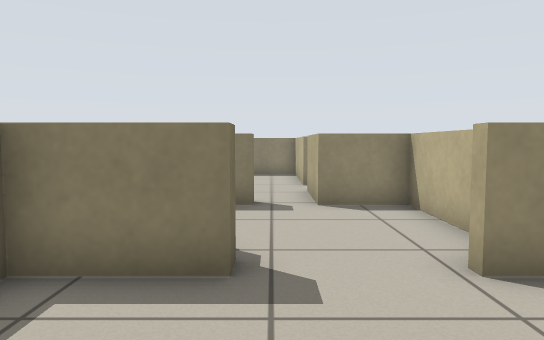
[1] (above)

24 first-person views from a walk through a Stage world. The camera is 0.7 m above the floor, tilts 4° down and sees 70° across. Floor lines are 1 m apart. The floor is counted in squares, 0.5 m on a side. Each view is taken from the middle of a square. On the plan, view 1 faces up. The plan holds only what a view shows up to about 16 squares ahead; the rest is blank. The place goes on beyond the plan. The robots in the file are not drawn.

[2]
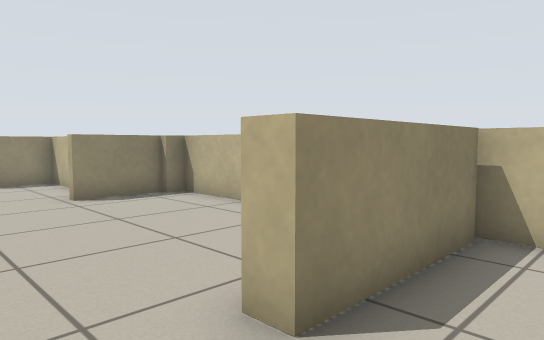

[3]
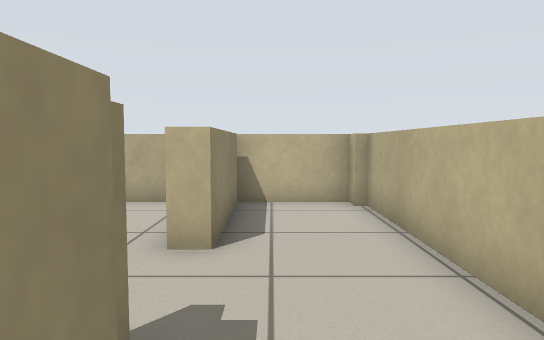

[4]
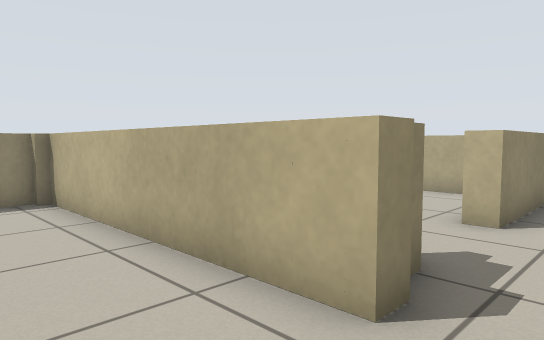

[5]
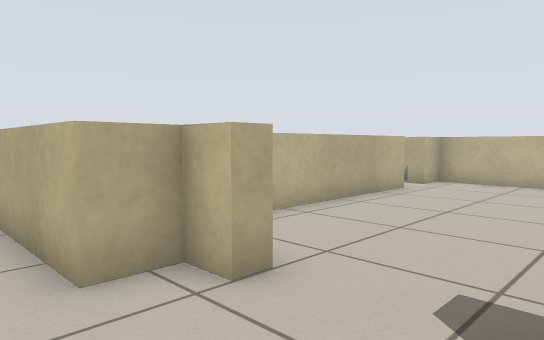

[6]
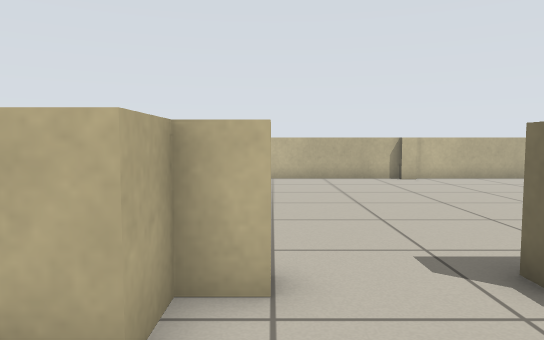

[7]
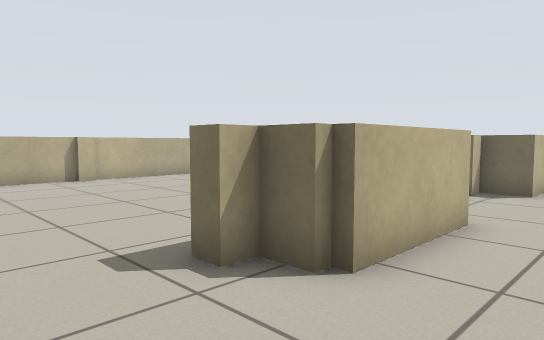

[8]
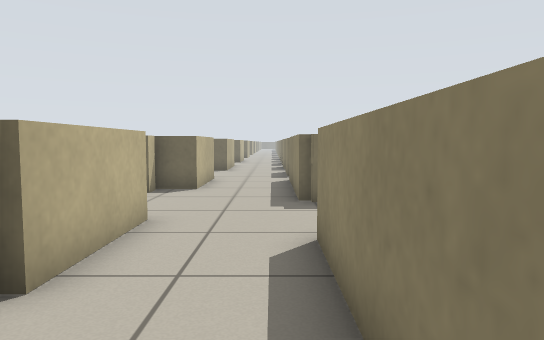

[9]
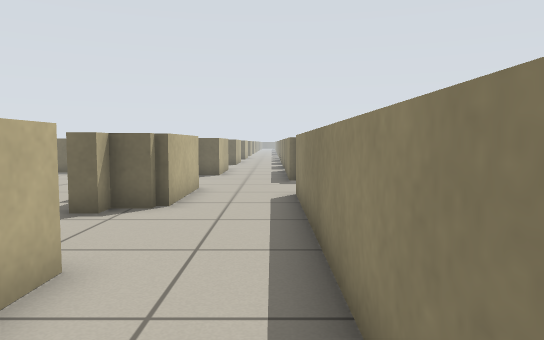

[10]
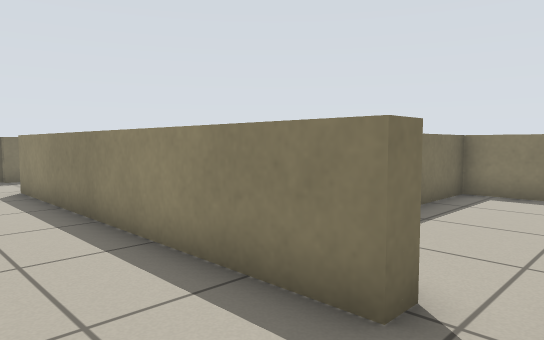

[11]
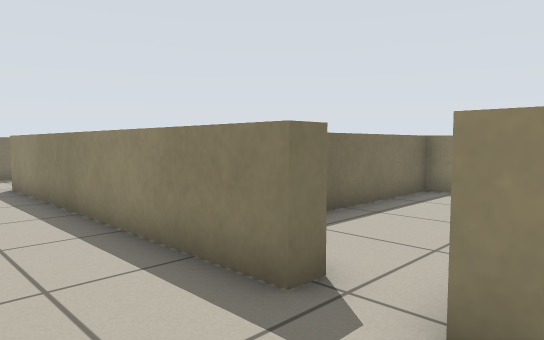

[12]
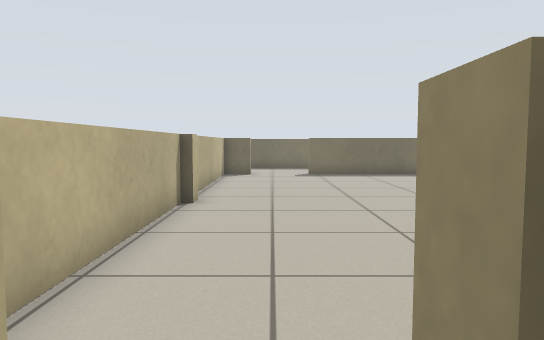

[13]
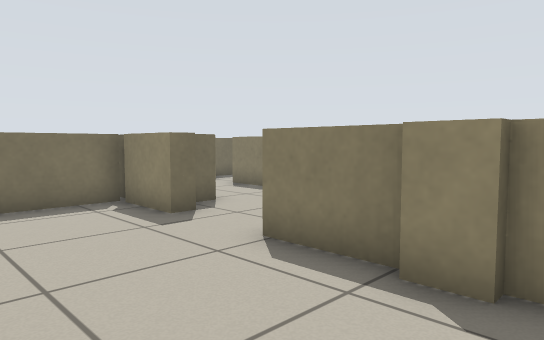

[14]
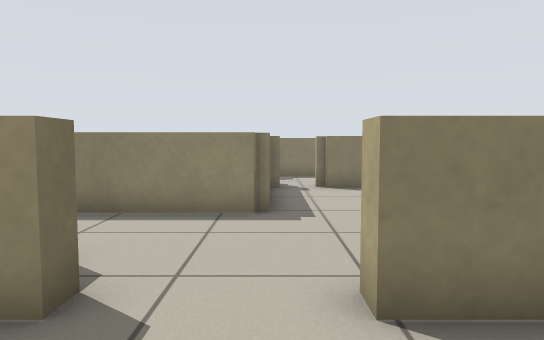

[15]
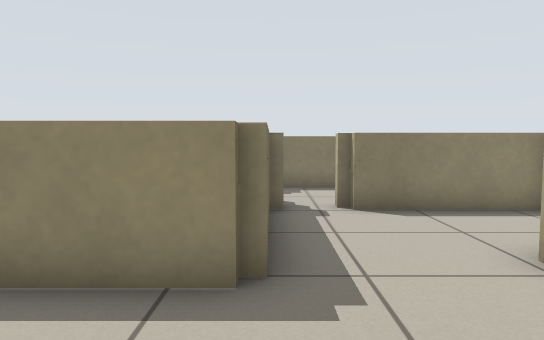

[16]
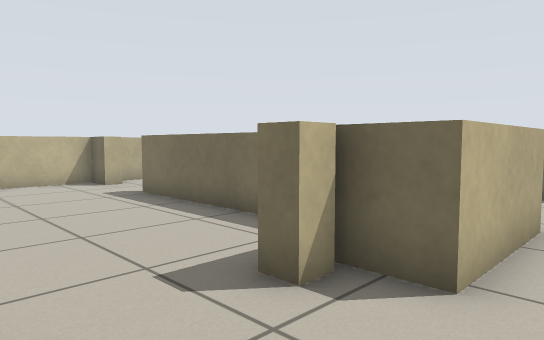

[17]
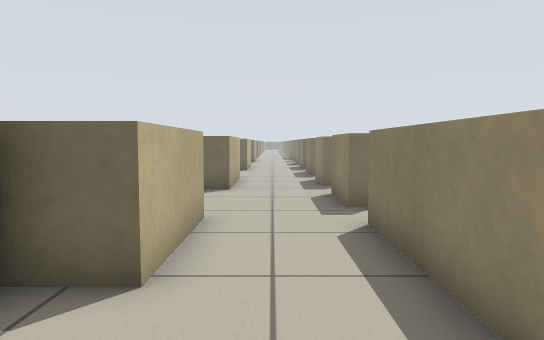

[18]
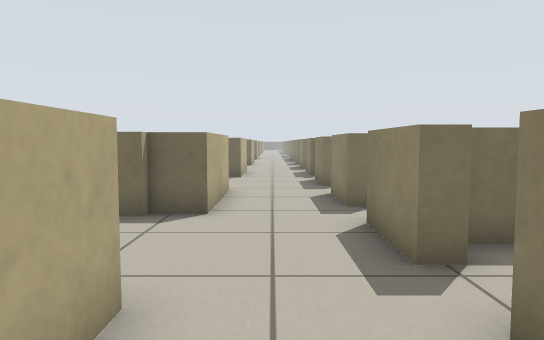

[19]
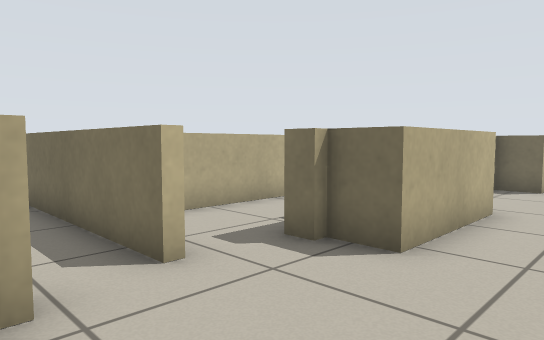

[20]
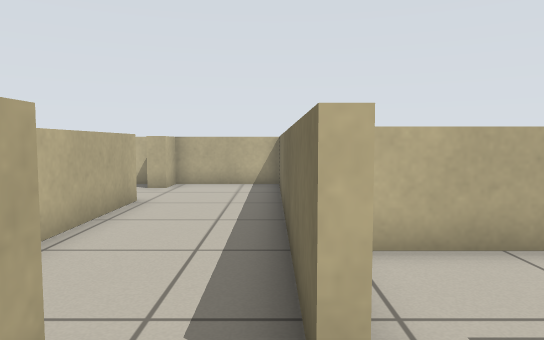

[21]
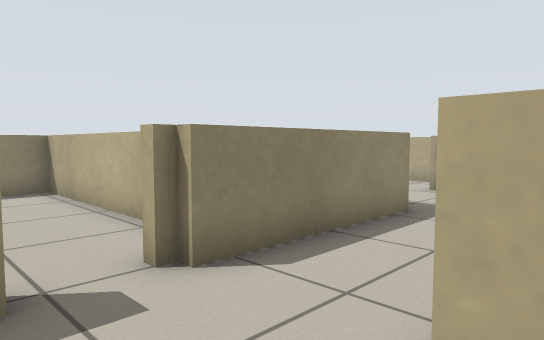

[22]
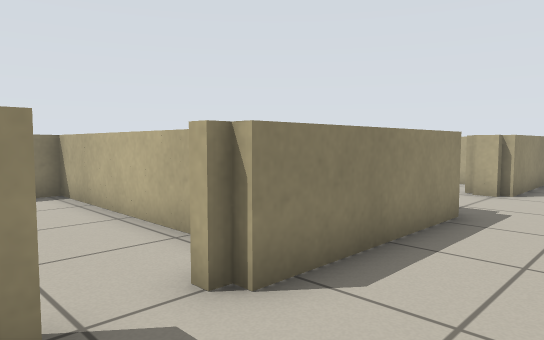

[23]
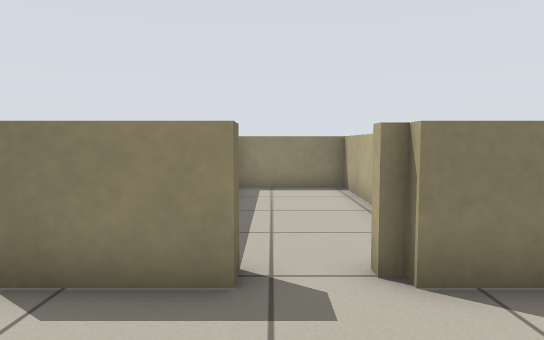

[24]
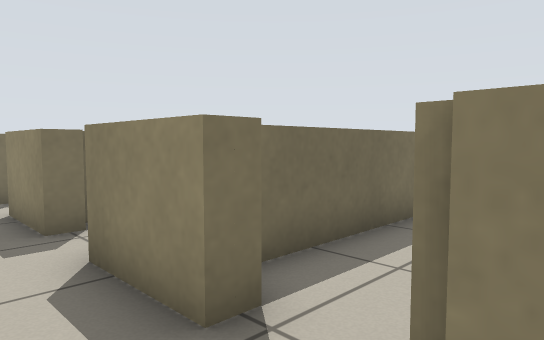

### Floor plan
Key: @ floor where view 1 was taken; # wall or solid block; . floor; = window, fence, low wall or low ledge.
Columns run from 29 left of view 1 to 5 right of it. Each row starts with its distance up from view 1.
 17       ====#=  #===#=======#==
 16        ..===  =..==       # ..=
 15      = ..=#   =..         #...=
 14      ==..=    =.=====     #...==  =
 13      ==..=    #.====##    #...==  =
 12      ==..=    =.....==    #...##  =
 11      ==..=#==#=.....=.==   ...==  =
 10   =  ==  ===.==..==.======   #==  =
  9 =##==##==#####=..=###########==####
  8 ................................===
  7 ................................===
  6 ====....====....====....====....===
  5 #==#....=====..======..=#====...===
  4 ==#=.==.=====..==#===..==##===.===#
  3   ...==..==...............#.......=
  2  ....==..==...............#  .....=
  1  ======..==...............#  .....=
  0 =======..==....   ........#  @....
 -1      ==..==...............#  .....=
 -2      ==..==...............#  .....=
 -3      ==..==...............#  .....=
 -4      ==...................#=..=###=
 -5      ==...........................=
 -6       =..==...............=.......=
 -7       ====#===============#=======#

Positions as (right, up) in squares from view 1, and headings:
1: (0, 0), facing up
2: (-1, -6), facing up-right
3: (-4, -5), facing right
4: (-6, -6), facing up-right
5: (-9, 7), facing down-right
6: (-6, 8), facing down
7: (-6, 8), facing down-left
8: (-6, 8), facing left
9: (-1, 8), facing left
10: (1, 6), facing up-left
11: (2, 6), facing up-left
12: (-2, -5), facing left
13: (-10, 0), facing up-left
14: (-15, 1), facing up
15: (-15, 5), facing up
16: (-14, 7), facing down-left
17: (-14, 7), facing left
18: (-18, 7), facing left
19: (-21, 8), facing down-left
20: (-23, 6), facing down
21: (-23, 5), facing up-right
22: (-23, 6), facing up-right
23: (-22, 5), facing up
24: (-20, 7), facing up-left
